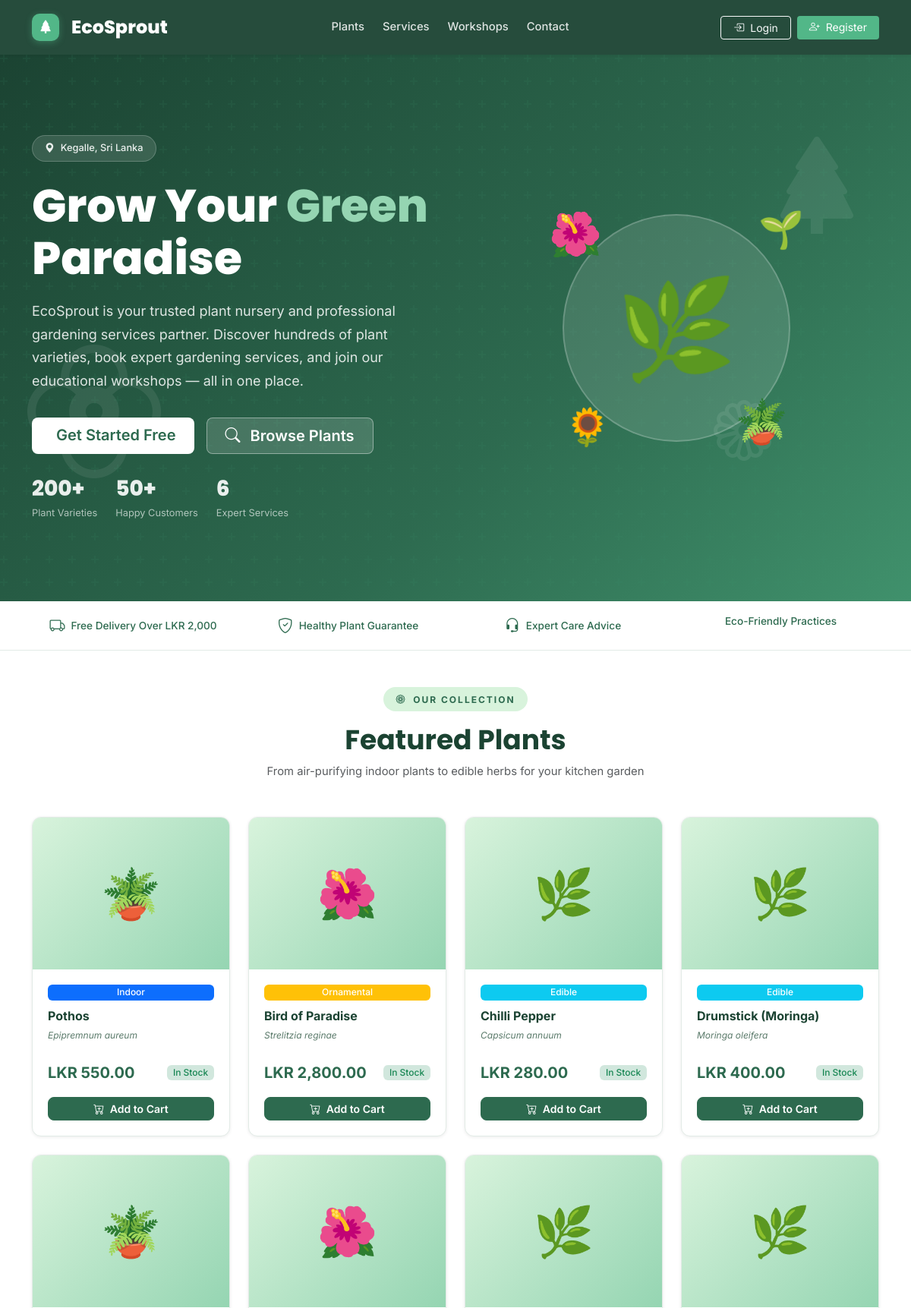
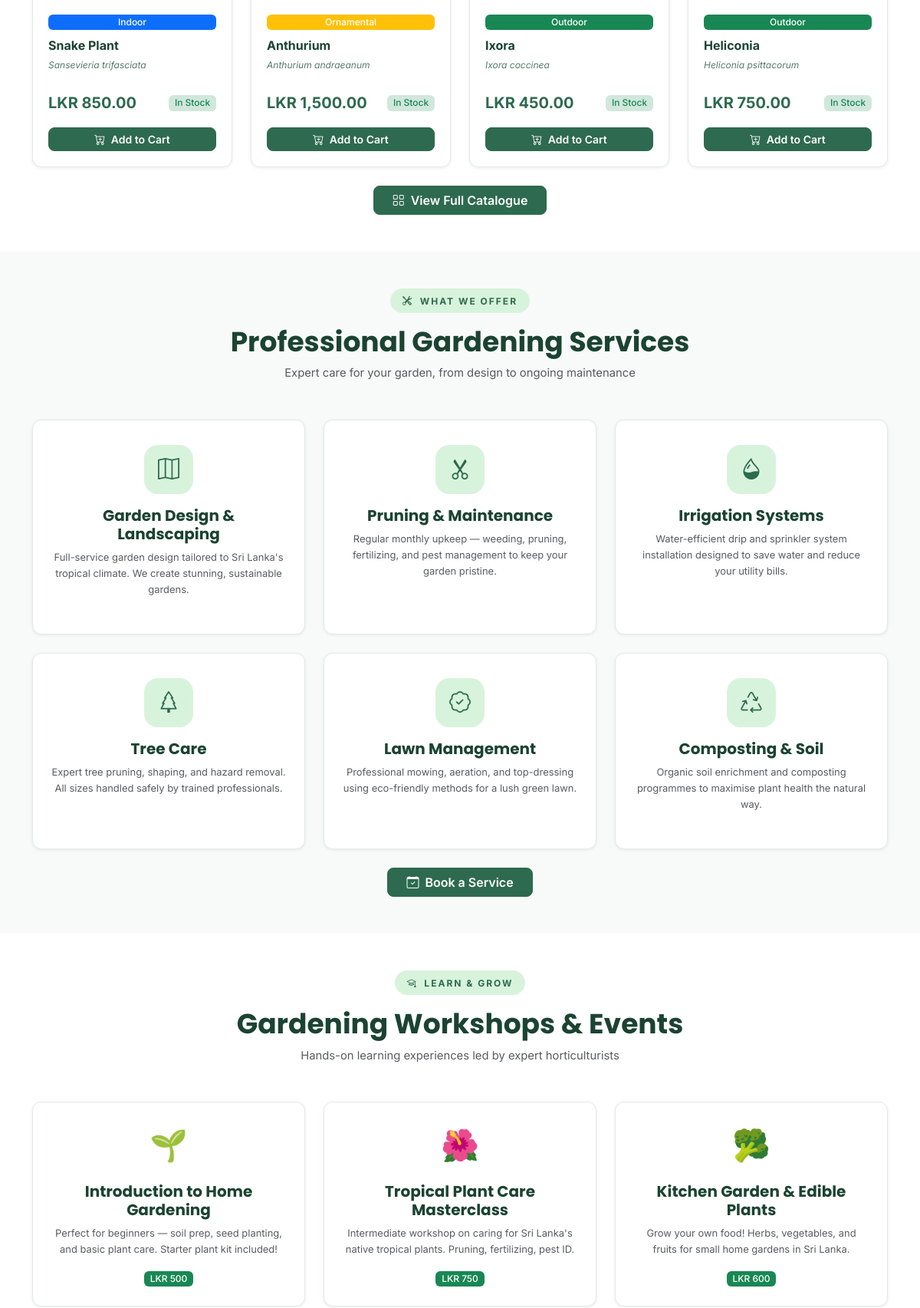
The page / (upper part) on the database its author committed (2 pictures, top to bottom).
### tables this page shows
CREATE TABLE IF NOT EXISTS plants (
    id                 INT UNSIGNED AUTO_INCREMENT PRIMARY KEY,
    plant_name         VARCHAR(150) NOT NULL,
    botanical_name     VARCHAR(200) NULL,
    category           ENUM('indoor','outdoor','ornamental','edible') NOT NULL DEFAULT 'indoor',
    description        TEXT         NULL,
    care_instructions  TEXT         NULL,
    price              DECIMAL(10,2) NOT NULL DEFAULT 0.00,
    stock_quantity     INT UNSIGNED  NOT NULL DEFAULT 0,
    image              VARCHAR(255)  NULL COMMENT 'Relative path under assets/images/plants/',
    created_at         TIMESTAMP NOT NULL DEFAULT CURRENT_TIMESTAMP,
    updated_at         TIMESTAMP NOT NULL DEFAULT CURRENT_TIMESTAMP ON UPDATE CURRENT_TIMESTAMP,
    INDEX idx_category (category),
    INDEX idx_plant_name (plant_name),
    INDEX idx_stock (stock_quantity)
);

### index.php (the view, shortened to what the rows shown need)
<?php
require_once __DIR__ . '/includes/auth.php';
require_once __DIR__ . '/includes/functions.php';
$pdo = getPDO();
$stmt = $pdo->query("SELECT id, plant_name, botanical_name, category, price, stock_quantity, image
                     FROM plants ORDER BY RAND() LIMIT 8");
$featuredPlants = $stmt->fetchAll();
$base = getBaseUrl();
?>
<!DOCTYPE html>
<html lang="en">
<head>
    <link rel="stylesheet" href="https://cdn.jsdelivr.net/npm/bootstrap@5.3.3/dist/css/bootstrap.min.css">
    <link rel="stylesheet" href="https://cdn.jsdelivr.net/npm/bootstrap-icons@1.11.3/font/bootstrap-icons.min.css">
    <link rel="stylesheet" href="<?= $base ?>/assets/css/style.css">
</head>
<body>
<section class="hero-section" id="home">
    <div class="container hero-content">
        <div class="row align-items-center g-5">
            <div class="col-lg-6">
                <h1 class="hero-title">
                    Grow Your <span>Green</span><br>Paradise
                </h1>
            </div>
        </div>
    </div>
</section>
<section class="py-5 bg-white" id="plants">
    <div class="container">
        <div class="section-header">
            <h2>Featured Plants</h2>
        </div>
        <?php if (empty($featuredPlants)): ?>
        <p class="text-center text-muted">No plants available yet. Check back soon!</p>
        <?php else: ?>
        <div class="row g-4">
            <?php foreach ($featuredPlants as $plant): ?>
            <div class="col-sm-6 col-lg-3">
                <div class="plant-card">
                    <?php if (!empty($plant['image']) && file_exists(__DIR__ . '/assets/images/plants/' . $plant['image'])): ?>
                        <img src="<?= $base ?>/assets/images/plants/<?= htmlspecialchars($plant['image']) ?>"
                             alt="<?= htmlspecialchars($plant['plant_name']) ?>"
                             class="plant-card-img">
                    <?php else: ?>
                        <div class="plant-card-img-placeholder">
                            <?= match($plant['category']) {
                                'indoor'     => '🪴',
                                'outdoor'    => '🌿',
                                'ornamental' => '🌺',
                                'edible'     => '🌿',
                                default      => '🌱'
                            } ?>
                        </div>
                    <?php endif; ?>
                    <div class="plant-card-body">
                        <?= categoryBadge($plant['category']) ?>
                        <div class="plant-card-title mt-2"><?= htmlspecialchars($plant['plant_name']) ?></div>
                        <div class="plant-botanical"><?= htmlspecialchars($plant['botanical_name'] ?? '') ?></div>
                        <div class="d-flex justify-content-between align-items-center mt-3">
                            <div class="plant-price"><?= formatLKR($plant['price']) ?></div>
                            <?php if ($plant['stock_quantity'] > 0): ?>
                                <span class="badge bg-success-subtle text-success">In Stock</span>
                            <?php else: ?>
                                <span class="badge bg-danger-subtle text-danger">Out of Stock</span>
                            <?php endif; ?>
                        </div>
                        <a href="<?= $base ?>/register.php" class="btn btn-eco-primary btn-sm w-100 mt-3">
                            <i class="bi bi-cart-plus me-1"></i> Add to Cart
                        </a>
                    </div>
                </div>
            </div>
            <?php endforeach; ?>
        </div>
        <?php endif; ?>
    </div>
</section>
<section class="py-5" style="background:var(--eco-gray-50);" id="services">
    <div class="container">
        <div class="section-header">
            <h2>Professional Gardening Services</h2>
        </div>
    </div>
</section>
<section class="py-5 bg-white" id="workshops">
    <div class="container">
        <div class="section-header">
            <h2>Gardening Workshops &amp; Events</h2>
        </div>
    </div>
</section>
</body>
</html>

### includes/functions.php (shortened to what the rows shown need)
<?php
function formatLKR(float $amount): string
{
    return 'LKR ' . number_format($amount, 2);
}
function categoryBadge(string $category): string
{
    $map = [
        'indoor'     => 'primary',
        'outdoor'    => 'success',
        'ornamental' => 'warning',
        'edible'     => 'info',
    ];
    $color = $map[$category] ?? 'secondary';
    return '<span class="badge bg-' . $color . '">' . ucfirst(htmlspecialchars($category)) . '</span>';
}

### rows shown on the page
plants: category "🪴", category "Indoor", plant_name "Pothos", botanical_name "Epipremnum aureum", price "LKR 550.00", stock_quantity "In Stock"
plants: category "🌺", category "Ornamental", plant_name "Bird of Paradise", botanical_name "Strelitzia reginae", price "LKR 2,800.00", stock_quantity "In Stock"
plants: category "🌿", category "Edible", plant_name "Chilli Pepper", botanical_name "Capsicum annuum", price "LKR 280.00", stock_quantity "In Stock"
plants: category "🌿", category "Edible", plant_name "Drumstick (Moringa)", botanical_name "Moringa oleifera", price "LKR 400.00", stock_quantity "In Stock"
plants: category "🪴", category "Indoor", plant_name "Snake Plant", botanical_name "Sansevieria trifasciata", price "LKR 850.00", stock_quantity "In Stock"
plants: category "🌺", category "Ornamental", plant_name "Anthurium", botanical_name "Anthurium andraeanum", price "LKR 1,500.00", stock_quantity "In Stock"
plants: category "🌿", category "Outdoor", plant_name "Ixora", botanical_name "Ixora coccinea", price "LKR 450.00", stock_quantity "In Stock"
plants: category "🌿", category "Outdoor", plant_name "Heliconia", botanical_name "Heliconia psittacorum", price "LKR 750.00", stock_quantity "In Stock"
